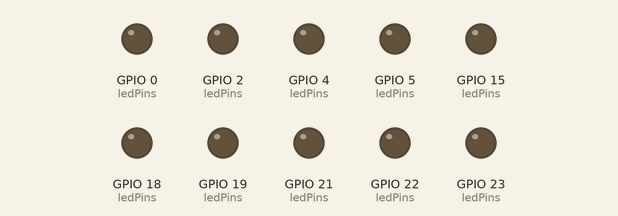
Recording of a sketch running on a simulated ESP32. On the bench: output pins drawn as LEDs (lit = HIGH).

Above: at 0.05 s.
At 0.2 s:
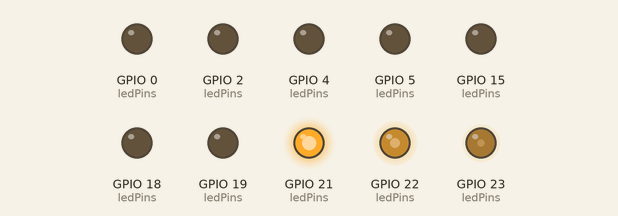
At 0.35 s:
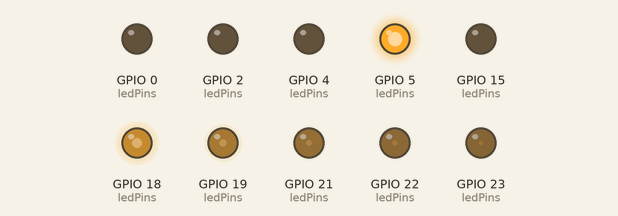
At 0.65 s:
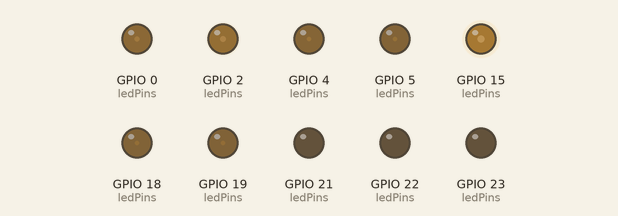
At 1.2 s:
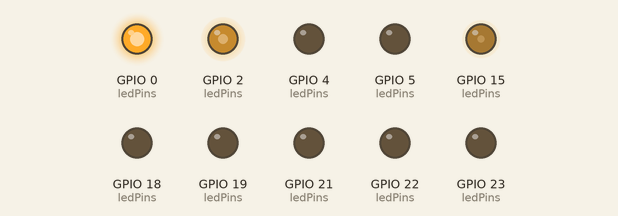
At 1.65 s:
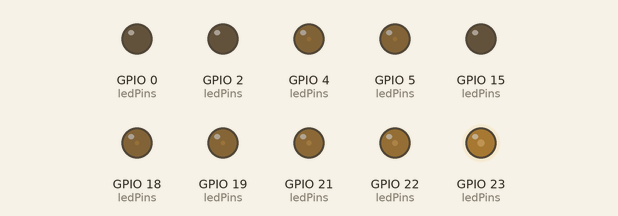
Timing chart, 0 to 4.6 s (numbered marks = the images above):
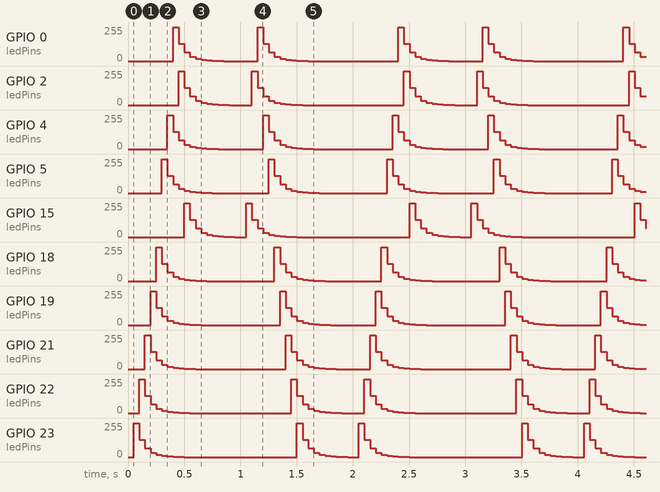

The sketch:

meteor_flowing_light.ino
```cpp
// Objective: Combine PWM with flowing LED bar.

// LED pins:
const byte ledPins[]  = {15, 2, 0, 4, 5, 18, 19, 21, 22, 23};

// PWM channels:
const byte channels[] = {0, 1, 2, 3, 4, 5, 6, 7, 8, 9};

// PWM dutys, 30 pulse width values:
const int  dutys[]    = {0, 0, 0, 0, 0, 0, 0, 0, 0, 0,
                        1023, 512, 256, 128, 64, 32, 16, 8, 4, 2,
                        0, 0, 0, 0, 0, 0, 0, 0, 0, 0};

// LED index/num of LEDs:
int ledCounts = sizeof(ledPins);

// Flow speed:
int delayTimes = 50;

void setup() {
    // Sets up PWM channels at 1000Hz with bit accuracy of 0 bits, max pulse width 1023:
    for (int i = 0; i < ledCounts; ++i)
        ledcAttachChannel(ledPins[i], 1000, 10, channels[i]);
}

void loop() {
    // Flow in one direction:
    for (int i =0; i < 20; ++i) {
        for (int j = 0; j < ledCounts; ++j)
            ledcWrite(ledPins[j], dutys[i+j]);
        delay(delayTimes);
    }

    // Flow in the other direction:
    for (int i = 0; i < 20; ++i) {
        for (int j = ledCounts - 1; j > -1; --j)
            ledcWrite(ledPins[j], dutys[i + (ledCounts - 1 - j)]);
        delay(delayTimes);
    }
}
```
